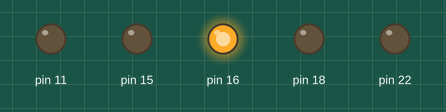
The program below on a simulated Raspberry Pi (header pin numbers). On the bench: output pins drawn as LEDs (lit = HIGH). Library files of the repository ran but are not shown: 1 file(s).

Above: at 0.02 s.
At 0.37 s:
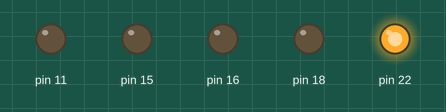
At 0.82 s:
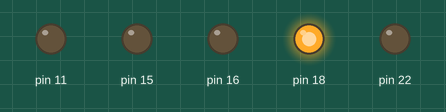
At 1.47 s:
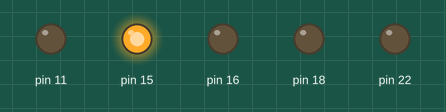
At 2.92 s:
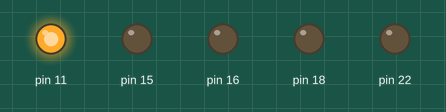
Timing chart, 0 to 3.2 s (numbered marks = the images above):
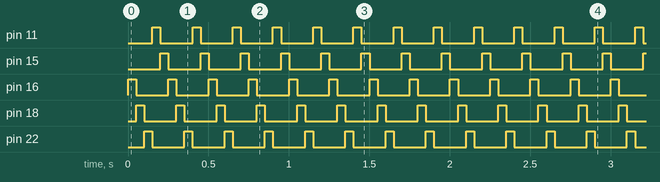

Measured:
- by itself, pin 11, pin 15, pin 16, pin 18, pin 22: alternates HIGH for 0.05 s and LOW for 0.20 s

The program:

chaser.py
```python
#!/usr/bin/python

import sys, os
lib_path = os.path.abspath('.')
sys.path.append(lib_path)

from lights import GREEN, RED, YELLOW, BLUE, WHITE, on, off
from time import sleep

def main():

  sleeptime = 0.05

  while True:
    off(WHITE)
    on(RED)
    sleep(sleeptime)

    off(RED)
    on(YELLOW)
    sleep(sleeptime)

    off(YELLOW)
    on(GREEN)
    sleep(sleeptime)

    off(GREEN)
    on(BLUE)
    sleep(sleeptime)

    off(BLUE)
    on(WHITE)
    sleep(sleeptime)


if __name__ == "__main__":
  main()
```
